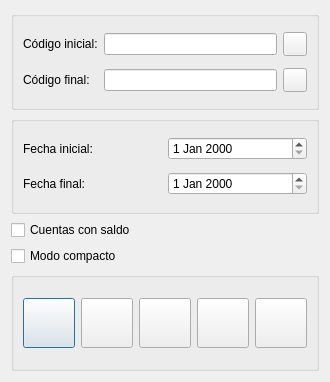
<?xml version="1.0" encoding="UTF-8"?>
<ui version="4.0">
 <author>José Manuel Díez Botella</author>
 <class>cuadimprimayor</class>
 <widget class="QDialog" name="cuadimprimayor">
  <property name="geometry">
   <rect>
    <x>0</x>
    <y>0</y>
    <width>330</width>
    <height>382</height>
   </rect>
  </property>
  <property name="windowTitle">
   <string>Imprime mayor</string>
  </property>
  <layout class="QVBoxLayout" name="verticalLayout">
   <item>
    <widget class="QGroupBox" name="groupBox_3">
     <property name="title">
      <string/>
     </property>
     <layout class="QGridLayout">
      <property name="leftMargin">
       <number>9</number>
      </property>
      <property name="topMargin">
       <number>9</number>
      </property>
      <property name="rightMargin">
       <number>9</number>
      </property>
      <property name="bottomMargin">
       <number>9</number>
      </property>
      <property name="spacing">
       <number>6</number>
      </property>
      <item row="1" column="1">
       <layout class="QHBoxLayout">
        <property name="spacing">
         <number>6</number>
        </property>
        <property name="leftMargin">
         <number>0</number>
        </property>
        <property name="topMargin">
         <number>0</number>
        </property>
        <property name="rightMargin">
         <number>0</number>
        </property>
        <property name="bottomMargin">
         <number>0</number>
        </property>
        <item>
         <widget class="QLineEdit" name="finallineEdit">
          <property name="maxLength">
           <number>40</number>
          </property>
         </widget>
        </item>
        <item>
         <widget class="QPushButton" name="finalpushButton">
          <property name="minimumSize">
           <size>
            <width>24</width>
            <height>24</height>
           </size>
          </property>
          <property name="maximumSize">
           <size>
            <width>24</width>
            <height>24</height>
           </size>
          </property>
          <property name="text">
           <string/>
          </property>
          <property name="icon">
           <iconset resource="keme.qrc">
            <normaloff>:/iconos/graf/viewer.xpm</normaloff>:/iconos/graf/viewer.xpm</iconset>
          </property>
         </widget>
        </item>
       </layout>
      </item>
      <item row="0" column="1">
       <layout class="QHBoxLayout">
        <property name="spacing">
         <number>6</number>
        </property>
        <property name="leftMargin">
         <number>0</number>
        </property>
        <property name="topMargin">
         <number>0</number>
        </property>
        <property name="rightMargin">
         <number>0</number>
        </property>
        <property name="bottomMargin">
         <number>0</number>
        </property>
        <item>
         <widget class="QLineEdit" name="subcuentalineEdit">
          <property name="maxLength">
           <number>40</number>
          </property>
         </widget>
        </item>
        <item>
         <widget class="QPushButton" name="subcuentapushButton">
          <property name="minimumSize">
           <size>
            <width>24</width>
            <height>24</height>
           </size>
          </property>
          <property name="maximumSize">
           <size>
            <width>24</width>
            <height>24</height>
           </size>
          </property>
          <property name="text">
           <string/>
          </property>
          <property name="icon">
           <iconset resource="keme.qrc">
            <normaloff>:/iconos/graf/viewer.xpm</normaloff>:/iconos/graf/viewer.xpm</iconset>
          </property>
         </widget>
        </item>
       </layout>
      </item>
      <item row="0" column="0">
       <widget class="QLabel" name="textLabel1">
        <property name="sizePolicy">
         <sizepolicy hsizetype="Minimum" vsizetype="Preferred">
          <horstretch>0</horstretch>
          <verstretch>0</verstretch>
         </sizepolicy>
        </property>
        <property name="maximumSize">
         <size>
          <width>130</width>
          <height>32767</height>
         </size>
        </property>
        <property name="text">
         <string>Código inicial:</string>
        </property>
        <property name="wordWrap">
         <bool>false</bool>
        </property>
       </widget>
      </item>
      <item row="1" column="0">
       <widget class="QLabel" name="textLabel1_2">
        <property name="maximumSize">
         <size>
          <width>130</width>
          <height>32767</height>
         </size>
        </property>
        <property name="text">
         <string>Código final:</string>
        </property>
        <property name="wordWrap">
         <bool>false</bool>
        </property>
       </widget>
      </item>
     </layout>
    </widget>
   </item>
   <item>
    <widget class="QGroupBox" name="groupBox_2">
     <property name="title">
      <string/>
     </property>
     <layout class="QGridLayout">
      <property name="leftMargin">
       <number>9</number>
      </property>
      <property name="topMargin">
       <number>9</number>
      </property>
      <property name="rightMargin">
       <number>9</number>
      </property>
      <property name="bottomMargin">
       <number>9</number>
      </property>
      <property name="spacing">
       <number>6</number>
      </property>
      <item row="1" column="0">
       <widget class="QLabel" name="textLabel3">
        <property name="text">
         <string>Fecha final:</string>
        </property>
        <property name="wordWrap">
         <bool>false</bool>
        </property>
       </widget>
      </item>
      <item row="0" column="0">
       <widget class="QLabel" name="textLabel2">
        <property name="text">
         <string>Fecha inicial:</string>
        </property>
        <property name="wordWrap">
         <bool>false</bool>
        </property>
       </widget>
      </item>
      <item row="0" column="1">
       <widget class="QDateEdit" name="inicialdateEdit"/>
      </item>
      <item row="1" column="1">
       <widget class="QDateEdit" name="finaldateEdit"/>
      </item>
     </layout>
    </widget>
   </item>
   <item>
    <widget class="QCheckBox" name="csaldocheckBox">
     <property name="text">
      <string>Cuentas con saldo</string>
     </property>
    </widget>
   </item>
   <item>
    <widget class="QCheckBox" name="compactocheckBox">
     <property name="text">
      <string>Modo compacto</string>
     </property>
    </widget>
   </item>
   <item>
    <widget class="QGroupBox" name="groupBox">
     <property name="title">
      <string/>
     </property>
     <layout class="QHBoxLayout">
      <property name="spacing">
       <number>6</number>
      </property>
      <property name="leftMargin">
       <number>9</number>
      </property>
      <property name="topMargin">
       <number>9</number>
      </property>
      <property name="rightMargin">
       <number>9</number>
      </property>
      <property name="bottomMargin">
       <number>9</number>
      </property>
      <item>
       <layout class="QHBoxLayout">
        <property name="spacing">
         <number>6</number>
        </property>
        <property name="leftMargin">
         <number>0</number>
        </property>
        <property name="topMargin">
         <number>0</number>
        </property>
        <property name="rightMargin">
         <number>0</number>
        </property>
        <property name="bottomMargin">
         <number>0</number>
        </property>
        <item>
         <widget class="QPushButton" name="imprimepushButton">
          <property name="maximumSize">
           <size>
            <width>54</width>
            <height>50</height>
           </size>
          </property>
          <property name="toolTip">
           <string>Imprimir</string>
          </property>
          <property name="text">
           <string/>
          </property>
          <property name="icon">
           <iconset resource="keme.qrc">
            <normaloff>:/iconos/graf/printer.png</normaloff>:/iconos/graf/printer.png</iconset>
          </property>
          <property name="iconSize">
           <size>
            <width>32</width>
            <height>32</height>
           </size>
          </property>
          <property name="default">
           <bool>true</bool>
          </property>
         </widget>
        </item>
        <item>
         <widget class="QPushButton" name="previsualizapushButton">
          <property name="maximumSize">
           <size>
            <width>54</width>
            <height>50</height>
           </size>
          </property>
          <property name="toolTip">
           <string>Previsualizar</string>
          </property>
          <property name="text">
           <string/>
          </property>
          <property name="icon">
           <iconset resource="keme.qrc">
            <normaloff>:/iconos/graf/lupa.png</normaloff>:/iconos/graf/lupa.png</iconset>
          </property>
          <property name="iconSize">
           <size>
            <width>32</width>
            <height>32</height>
           </size>
          </property>
         </widget>
        </item>
        <item>
         <widget class="QPushButton" name="texpushButton">
          <property name="sizePolicy">
           <sizepolicy hsizetype="Preferred" vsizetype="Preferred">
            <horstretch>0</horstretch>
            <verstretch>0</verstretch>
           </sizepolicy>
          </property>
          <property name="maximumSize">
           <size>
            <width>54</width>
            <height>50</height>
           </size>
          </property>
          <property name="toolTip">
           <string>Genera archivo XML</string>
          </property>
          <property name="text">
           <string/>
          </property>
          <property name="icon">
           <iconset resource="keme.qrc">
            <normaloff>:/iconos/graf/tex.png</normaloff>:/iconos/graf/tex.png</iconset>
          </property>
          <property name="iconSize">
           <size>
            <width>40</width>
            <height>40</height>
           </size>
          </property>
         </widget>
        </item>
        <item>
         <widget class="QPushButton" name="copiapushButton">
          <property name="sizePolicy">
           <sizepolicy hsizetype="Preferred" vsizetype="Preferred">
            <horstretch>0</horstretch>
            <verstretch>0</verstretch>
           </sizepolicy>
          </property>
          <property name="maximumSize">
           <size>
            <width>54</width>
            <height>50</height>
           </size>
          </property>
          <property name="toolTip">
           <string>Pasa contenido al portapapeles</string>
          </property>
          <property name="text">
           <string/>
          </property>
          <property name="icon">
           <iconset resource="keme.qrc">
            <normaloff>:/iconos/graf/copiar.png</normaloff>:/iconos/graf/copiar.png</iconset>
          </property>
          <property name="iconSize">
           <size>
            <width>40</width>
            <height>40</height>
           </size>
          </property>
         </widget>
        </item>
        <item>
         <widget class="QPushButton" name="cancelarpushButton">
          <property name="maximumSize">
           <size>
            <width>54</width>
            <height>50</height>
           </size>
          </property>
          <property name="toolTip">
           <string>Salir</string>
          </property>
          <property name="text">
           <string/>
          </property>
          <property name="icon">
           <iconset resource="keme.qrc">
            <normaloff>:/iconos/graf/application-exit.png</normaloff>:/iconos/graf/application-exit.png</iconset>
          </property>
          <property name="iconSize">
           <size>
            <width>32</width>
            <height>32</height>
           </size>
          </property>
         </widget>
        </item>
       </layout>
      </item>
     </layout>
    </widget>
   </item>
  </layout>
 </widget>
 <layoutdefault spacing="6" margin="11"/>
 <tabstops>
  <tabstop>subcuentalineEdit</tabstop>
  <tabstop>subcuentapushButton</tabstop>
  <tabstop>finallineEdit</tabstop>
  <tabstop>finalpushButton</tabstop>
  <tabstop>imprimepushButton</tabstop>
  <tabstop>previsualizapushButton</tabstop>
  <tabstop>cancelarpushButton</tabstop>
 </tabstops>
 <resources>
  <include location="keme.qrc"/>
 </resources>
 <connections>
  <connection>
   <sender>cancelarpushButton</sender>
   <signal>clicked()</signal>
   <receiver>cuadimprimayor</receiver>
   <slot>reject()</slot>
   <hints>
    <hint type="sourcelabel">
     <x>283</x>
     <y>280</y>
    </hint>
    <hint type="destinationlabel">
     <x>321</x>
     <y>330</y>
    </hint>
   </hints>
  </connection>
 </connections>
</ui>
